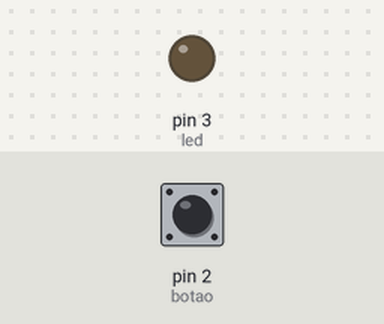
A sketch run on a simulated Arduino Uno, built with avr-gcc and run on an emulated ATmega328P. On the bench: output pins drawn as LEDs (lit = HIGH). The inputs (shaded band) are chosen by the test bench; at power-on: pin 2 (botao) HIGH.

Above: at 1.2 s.
1.3 s: pin 2 (botao) pulled LOW for 0.15 s
At 2.7 s:
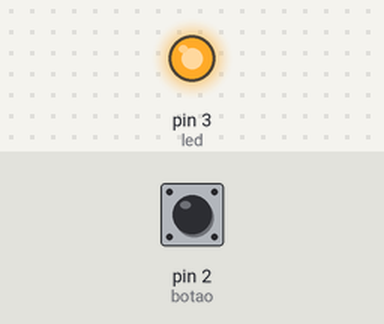
Timing chart, 0 to 7.8 s (numbered marks = the images above; inputs shaded):
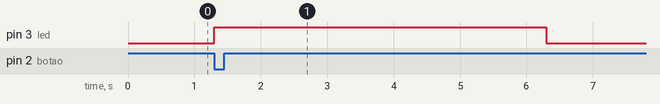

Measured:
- after the input at 1.3 s, pin 3 (led): LOW → HIGH at once, → LOW 5.0 s later

The sketch:

atividade_18.1_temporizador_de_processo_industrial.ino
```cpp
int led = 3;
int botao = 2;

int estadoBotao = HIGH;

bool cicloAtivo = false;

unsigned long tempoInicio = 0;
unsigned long duracao = 5000;

void setup()
{
  pinMode(led, OUTPUT);
  pinMode(botao, INPUT_PULLUP);
}

void loop()
{
  int leitura = digitalRead(botao);
  unsigned long tempoAtual = millis();

  if (leitura == LOW && estadoBotao == HIGH) {
    cicloAtivo = true;
    tempoInicio = tempoAtual;
  }

  if (cicloAtivo) {
    digitalWrite(led, HIGH);

    if (tempoAtual - tempoInicio >= duracao) {
      digitalWrite(led, LOW);
      cicloAtivo = false;
    }
  }

  estadoBotao = leitura;
}
```
